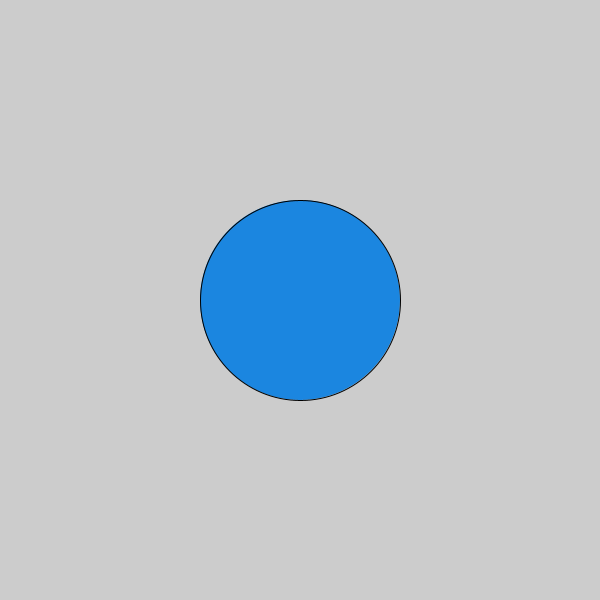
Frame 1 (no input)
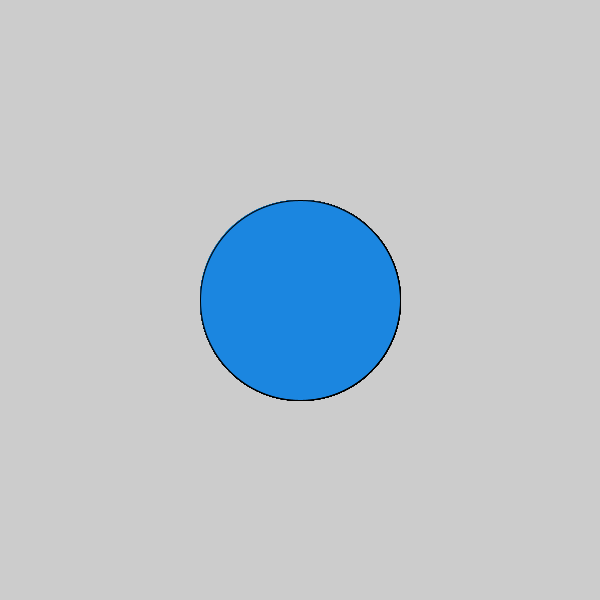
Frame 60 (the mouse pressed at the canvas centre just before this capture)
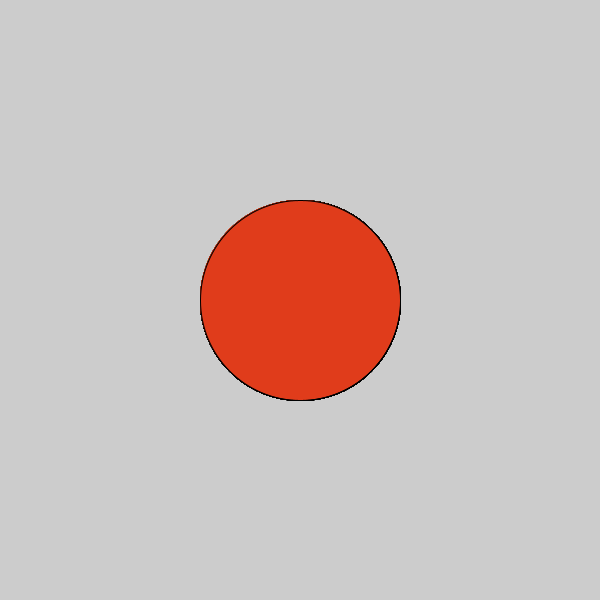
Frame 120 (the mouse held since frame 60 and released just before this capture)

The Processing sketch that drew these frames (run headless with seeded random() and noise(); from frame 60 on, the mouse is pressed at the canvas centre):

// Processing sketch: LogicalDot_jar
// ── LogicalDot_jar.pde
void setup() {
size(600,600);
}

void draw() {
if(mousePressed){
  fill(#E03C1B);
}
else{
fill(#1B86E0);
}
ellipse(300,300,200,200);
}
